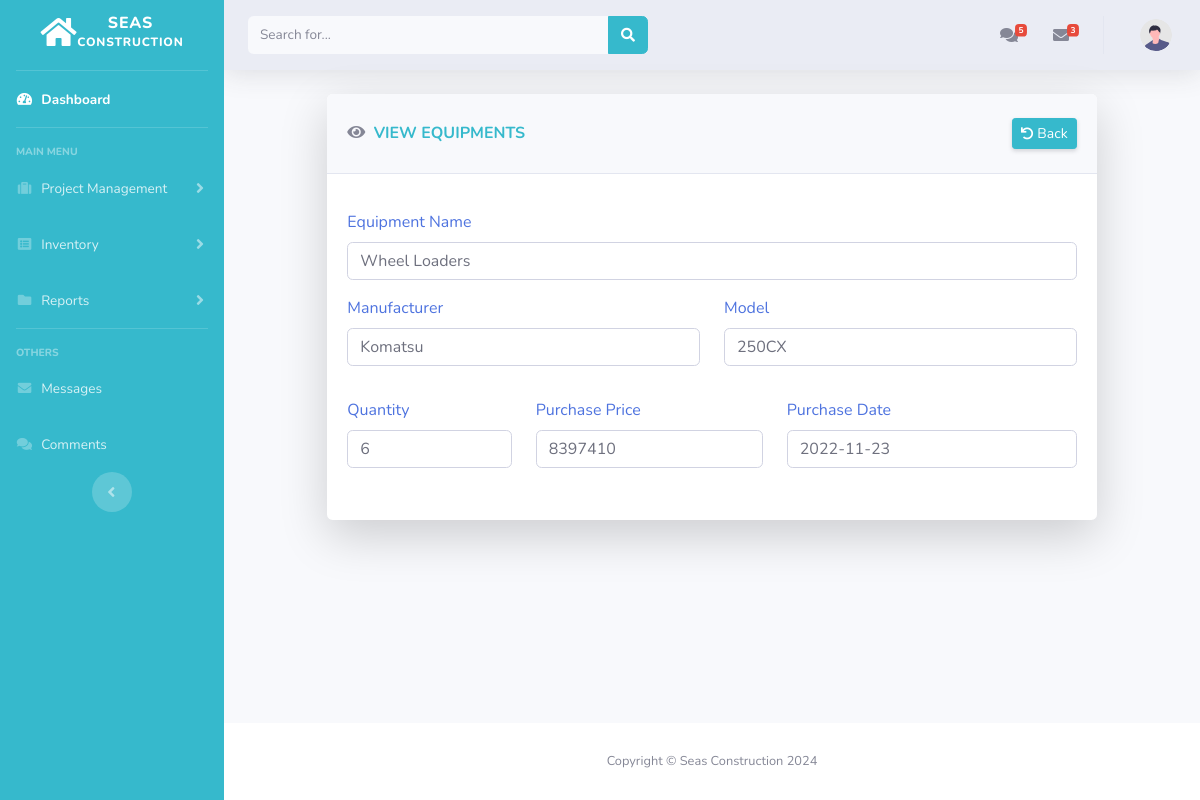
The app's page /admin/equip_view.php?equip_id=16 with its own data.
### tables this page shows
CREATE TABLE `equipments` (
  `equip_id` int(11) NOT NULL,
  `equip_name` varchar(191) NOT NULL,
  `manufacturer` varchar(191) NOT NULL,
  `model` varchar(191) NOT NULL,
  `equip_quantity` varchar(191) NOT NULL,
  `equip_purchase_price` varchar(191) NOT NULL,
  `equip_purchase_date` varchar(191) NOT NULL
);

### admin/equip_view.php (the view, shortened to what this page needs)
<?php
include('includes/header.php');
include('includes/navbar.php');
require 'db_conn.php';
?>
 <div class="container-fluid">
    <div class="row justify-content-center">
        <div class="col-xl-10 col-lg-12 col-md-9">
            <div class="card o-hidden border-0 shadow-lg">
            <div class="card-header py-3">
                <div class="d-sm-flex align-items-center justify-content-between py-2">
                <h6 class="m-0 font-weight-bold text-info"><i class="fa fa-eye fw-fa fa-1x text-gray-600 mr-1"></i>
       VIEW EQUIPMENTS</h6>
                <a href="equipments.php" class="btn btn-sm btn-info shadow-sm"><i
                        class="fa fa-undo fa-sm text-white-100 mr-1"></i>Back</a>
                </div>
            </div>
            <div class="card-body">
            <?php
                if(isset($_GET['equip_id']))
                {
                    $equip_ID = mysqli_real_escape_string($conn, $_GET['equip_id']);
                    $query = "SELECT * FROM equipments WHERE equip_id='$equip_ID' ";
                    $query_run = mysqli_query($conn, $query);
                    if(mysqli_num_rows($query_run) > 0)
                    {
                        $equip = mysqli_fetch_array($query_run);
            ?>
                    <form class="user text-primary" action="equip_code.php" method="POST">
                    <div class="form-group">
                        <label>Equipment Name</label>
                            <p class="form-control">
                                <?= $equip['equip_name']; ?>
                            </p>
                    </div>
                    <div class="form-group row">
                        <div class="col-sm-6 mb-3 mb-sm-0">
                        <label>Manufacturer</label>
                            <p class="form-control">
                                <?= $equip['manufacturer']; ?>
                            </p>
                        </div>
                        <div class="col-sm-6">
                        <label>Model</label>
                            <p class="form-control">
                                <?= $equip['model']; ?>
                            </p>
                        </div>
                    </div>
                    <div class="form-group row">
                        <div class="col-sm-3 mb-3 mb-sm-0">
                        <label>Quantity</label>
                        <p class="form-control">
                            <?=$equip['equip_quantity'];?>
                        </p>
                        </div>
                        <div class="col-sm-4">
                        <label>Purchase Price</label>
                        <p class="form-control">
                            <?=$equip['equip_purchase_price'];?>
                        </p>
                        </div>
                        <div class="col-sm-5">
                        <label>Purchase Date</label>
                        <p class="form-control">
                            <?=$equip['equip_purchase_date'];?>
                        </p>
                    </div>
                </form>
            <?php
                    }
                    else
                    {
                        echo "<h4>No Such Id Found</h4>";
                    }
                }
            ?>
             </div>
            </div>
            </div>
        </div>
    </div>
</div>
</div>
<?php
include('includes/footer.php');
?>

### records on screen
equipments: equip_name "Wheel Loaders", manufacturer "Komatsu", model "250CX", equip_quantity "6", equip_purchase_price "8397410", equip_purchase_date "2022-11-23"

### other values on screen
$row "5"
$row "3"
